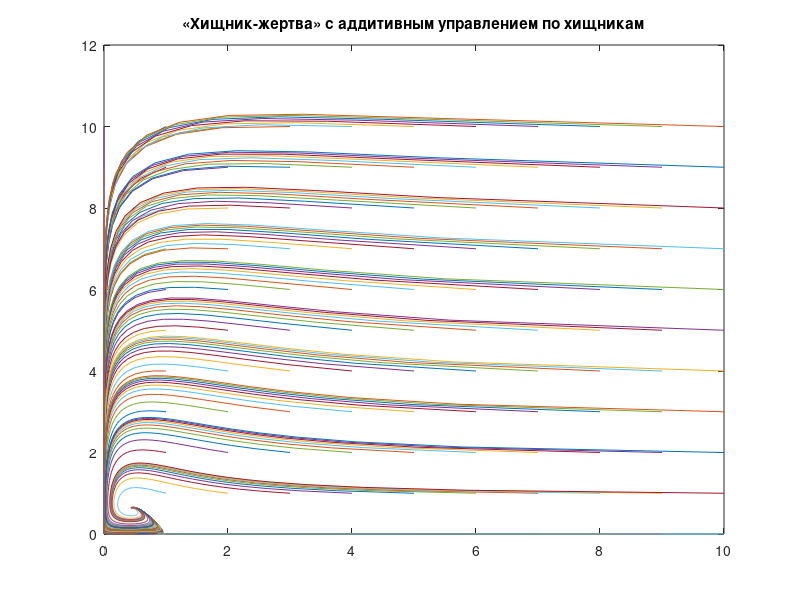

Source code (MATLAB):
function pr3
clc
t=0:0.1:25;
for x0 = 0:10
    for y0 = 0:1:10
        [t,X]=ode45(@Func,t,[x0; y0]);
        plot(X(:,1),X(:,2));
        hold on;
    end
end
title('«Хищник-жертва» с аддитивным управлением по хищникам');
end 
 
function out=Func(~,x)
a = 0.8;
aa = 0.8;
e = 0.8;
y = 0.3;
b = 0.055;

f1 = (a.*x(1)- (x(1).*x(2))./(1 + aa.*x(1)) - e.*x(1).*x(1));
f2 = (-y.*x(2) + (x(1).*x(2))./(1 + aa.*x(1)) - b.*x(2).*x(2));
 
out = [f1;f2];
end
